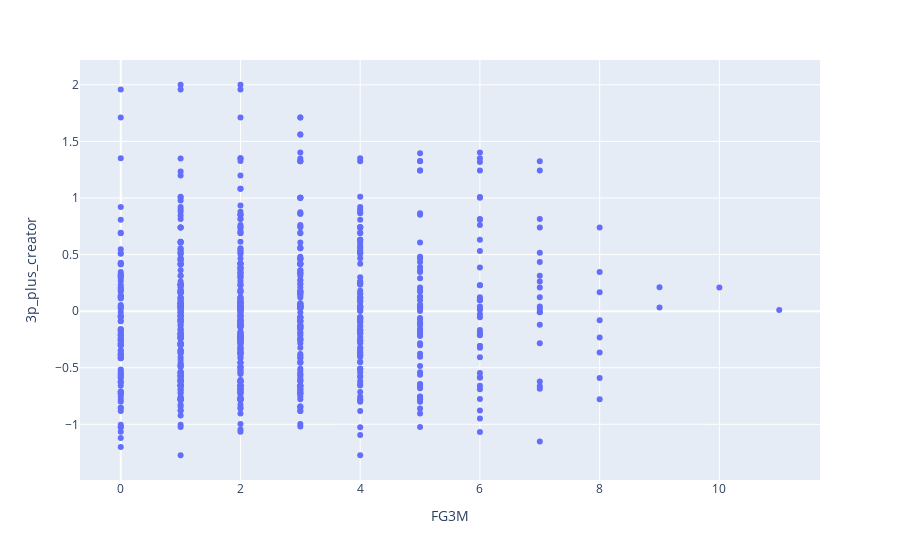

Write notebook code for a chart like this one.
### Code cell
import plotly.express as px

fig = px.scatter(mg3, x="FG3M", y="3p_plus_creator")
fig.show()

### Figure 1 — Plotly figure (JSON) as saved in the notebook; plotly's stock layout.template omitted (floating-point values rounded to 4 significant figures; data arrays with more than 128 entries replaced by an {"elided": "..."} marker saying what was removed)
{"data": [{"hovertemplate": "FG3M=%{x}<br>3p_plus_creator=%{y}<extra></extra>", "legendgroup": "", "marker": {"color": "#636efa", "symbol": "circle"}, "mode": "markers", "name": "", "orientation": "v", "showlegend": false, "type": "scatter", "x": {"elided": "812 int values"}, "xaxis": "x", "y": {"elided": "812 float values"}, "yaxis": "y"}], "layout": {"autosize": true, "legend": {"tracegroupgap": 0}, "margin": {"t": 60}, "xaxis": {"anchor": "y", "autorange": true, "domain": [0, 1], "range": [-0.6537, 11.65], "title": {"text": "FG3M"}, "type": "linear"}, "yaxis": {"anchor": "x", "autorange": true, "domain": [0, 1], "range": [-1.527, 2.254], "title": {"text": "3p_plus_creator"}, "type": "linear"}}}
